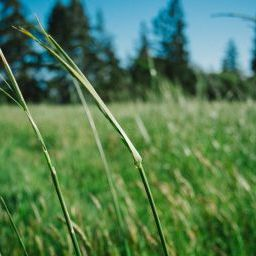
#> input picture dataset/train/04.jpg, 256 x 256 px, found by its file name; its folder holds 4 pictures in this run
$ python train.py
#> lines starting #> are read from the running program, lines starting #| are printed output that depends on the picture
### src/load_images.py
import os

import numpy as np
from PIL import Image


def load_images_as_numpy(folder_path):
    return np.array([np.array(Image.open(os.path.join(folder_path, file_name)))
                     for file_name in os.listdir(folder_path)])
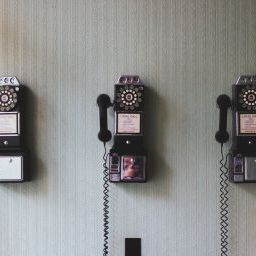
#> input picture dataset/train/1928e537.jpg, 256 x 256 px, found by its file name
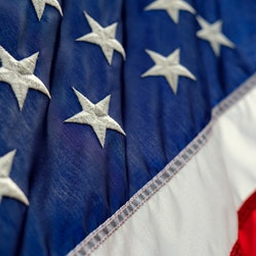
#> input picture dataset/train/3dSgp1.jpg, 256 x 256 px, found by its file name
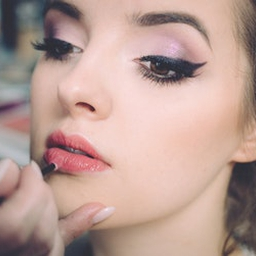
#> input picture dataset/train/4w0luY.jpg, 256 x 256 px, found by its file name

### src/train.py
from load_images import load_images_as_numpy


def train():
    X = load_images_as_numpy(
        r"D:\Projects\682 Automatic Image Colorization of Black-and-White Images\dataset\train")
    print(X)
#> (printed output is left out)


if __name__ == '__main__':
    train()
